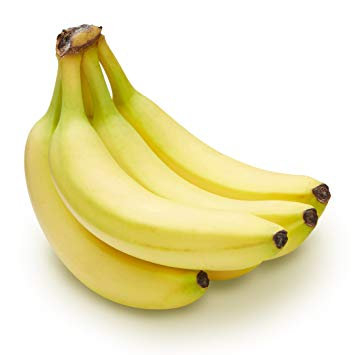
#> input picture banana.jpg, 355 x 355 px, given in place of the camera
$ jupyter execute BananaRecognition.ipynb   (older library calls are emulated)   (text cells are left out)
#> lines starting #> are read from the running program, lines starting #| are printed output that depends on the picture; after the words box and inside, x2 and y2 are one past the last pixel; in counts of white or black regions, pixels touching at a corner belong together
[cell 1]
import cv2
import numpy as np

[cell 2]
# Careful, opencv uses BGR and not RGB
yellow = np.uint8([[[0,255,255]]])
hsv_yellow = cv2.cvtColor(yellow,cv2.COLOR_BGR2HSV)
hsv_yellow

[cell 3]
# Careful, opencv uses BGR and not RGB
red = np.uint8([[[46, 29, 192]]])
hsv_red = cv2.cvtColor(red,cv2.COLOR_BGR2HSV)
hsv_red

[cell 4]
cap = cv2.VideoCapture(0)
while(1):

    # Take frame
    _, frame = cap.read()
#> frame is the input picture: shape (355, 355, 3); mean B, G, R 186.9, 228.8, 235.6

    # Convert BGR to HSV
    hsv = cv2.cvtColor(frame, cv2.COLOR_BGR2HSV)
#> hsv: shape (355, 355, 3); mean H, S, V 17.1, 59.9, 235.7

    # Take [H-10, 100,100] and [H+10, 255, 255] as lower bound and upper bounds
    # Define range of yellow color in HSV
    lower_yellow = np.array([20,100,100])
    upper_yellow = np.array([40,255,255])

    # Threshold the HSV image to get only yellow colors
    mask = cv2.inRange(hsv, lower_yellow, upper_yellow)
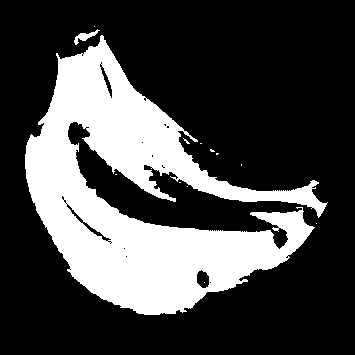
#> mask: shape (355, 355); 27.9% white; 13 white regions (11 under 20 px)
    _,contours, hierarchy = cv2.findContours(mask,cv2.RETR_TREE,cv2.CHAIN_APPROX_SIMPLE)
#> contours = 37 contours, 32 with area under 20; largest, box (x1, y1, x2, y2) and area: (25, 35, 328, 315) 34508, (66, 203, 112, 242) 202, (196, 269, 210, 289) 188, (99, 63, 113, 99) 138, (74, 29, 100, 45) 106
    cv2.drawContours(mask, contours, -1, (0,255,0), 3)
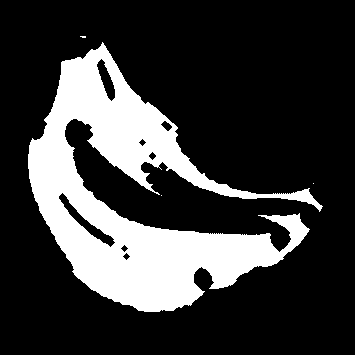
#> mask: shape (355, 355); 23% white; 4 white regions (3 under 20 px), largest, box (x1, y1, x2, y2) and area: (28, 42, 323, 312) 28916

    # Bitwise AND mask and original image
    res = cv2.bitwise_and(frame,frame, mask= mask)
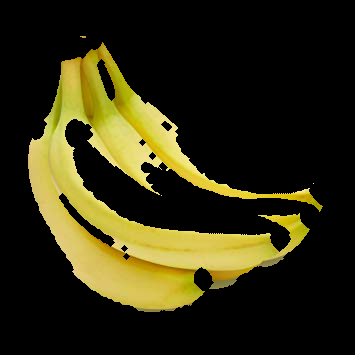
#> res: shape (355, 355, 3); mean B, G, R 16.3, 44.1, 47.9
    cv2.drawContours(res, contours, -1, (0,0,255), 3)
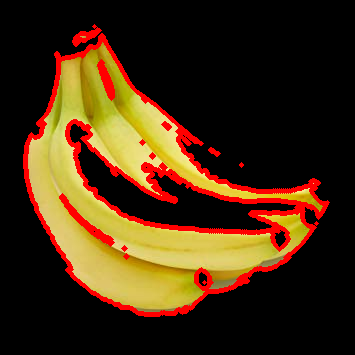
#> res: shape (355, 355, 3); 8.32% of pixels changed, all inside (x1, y1, x2, y2) = (23, 24, 330, 317)

    cv2.imshow('frame',frame)
    cv2.imshow('mask',mask)
    cv2.imshow('res',res)
    if cv2.waitKey(33) == ord('a'):
#> (key Esc is pressed here)
        break
cv2.destroyAllWindows()
